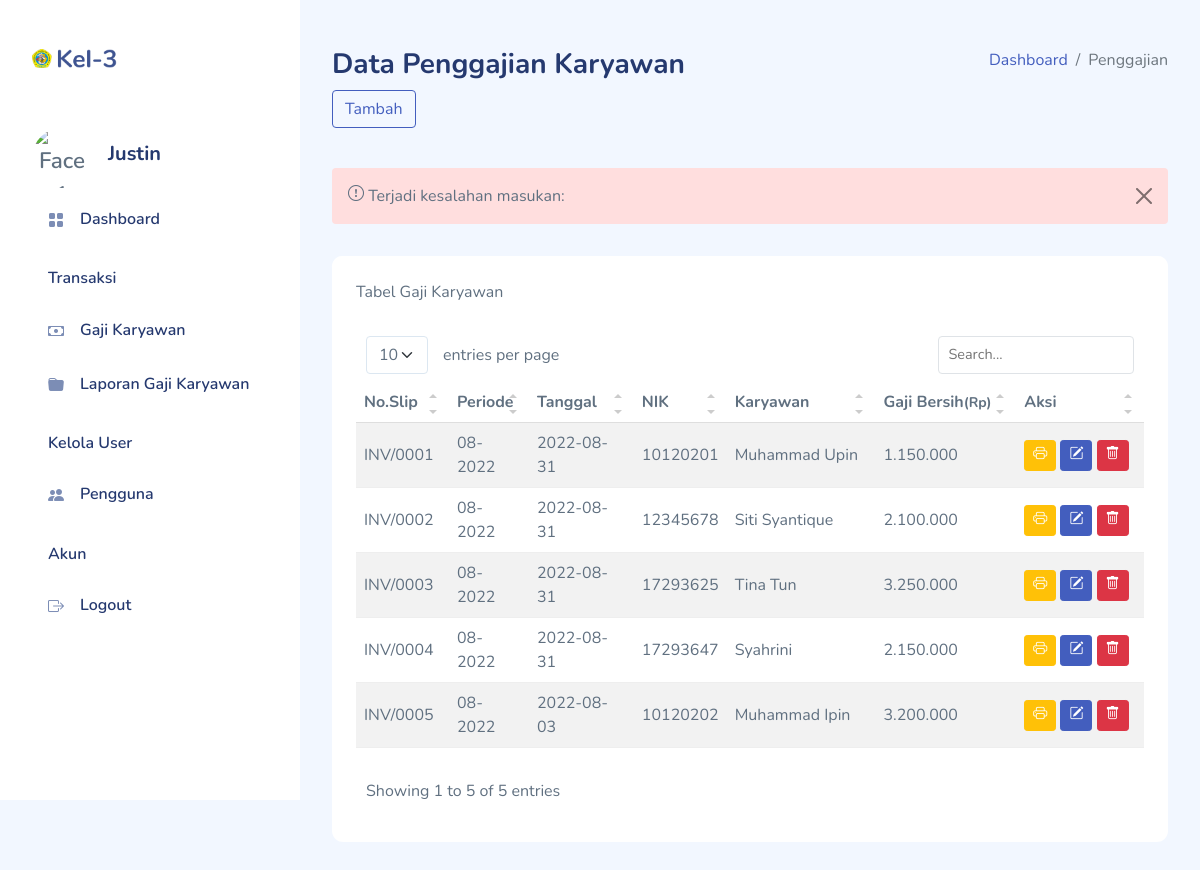
The page /pages/penggajian.php?error=input (signed in) on the database its author committed.
### tables this page shows
CREATE TABLE `penggajian` (
  `no_slip` varchar(11) NOT NULL,
  `periode_gaji` date NOT NULL,
  `tanggal` date NOT NULL,
  `kode_karyawan` varchar(8) NOT NULL,
  `gaji_pokok` double NOT NULL,
  `tunjangan_bagian` double NOT NULL,
  `total_lembur` int(3) NOT NULL,
  `total_gaji` double NOT NULL,
  `kode_user` varchar(8) NOT NULL
);

CREATE TABLE `karyawan` (
  `kode_karyawan` varchar(8) NOT NULL,
  `nik` char(8) NOT NULL,
  `nama` varchar(50) NOT NULL,
  `kode_bagian` varchar(8) NOT NULL,
  `jk` enum('L','P') NOT NULL,
  `alamat` text NOT NULL,
  `no_telp` varchar(13) NOT NULL,
  `tanggal_lahir` date NOT NULL,
  `status_kawin` enum('kawin','belum_kawin') NOT NULL,
  `tanggal_masuk` date NOT NULL
);

### pages/penggajian.php (the view, shortened to what this page needs)
<?php
include_once("functions.php");
include_once("../layout.php");
?>
<div id="main">
    <div class="page-heading">
        <div class="page-title">
            <div class="row">
                <div class="col-12 col-md-6 order-md-1 order-last">
                    <h3>Data Penggajian Karyawan</h3>
                </div>
                <div class="col-12 col-md-6 order-md-2 order-first">
                    <nav aria-label="breadcrumb" class="breadcrumb-header float-start float-lg-end">
                        <ol class="breadcrumb">
                            <li class="breadcrumb-item"><a href="dashboard.php">Dashboard</a></li>
                            <li class="breadcrumb-item active" aria-current="page">Penggajian</li>
                        </ol>
                    </nav>
                </div>
            </div>
        </div>
        <button type="button" class="btn btn-outline-primary block" data-bs-toggle="modal" data-bs-target="#xlarge">
            Tambah
        </button>
        <br><br>
        <p>
            <?php
                if(isset($_GET["error"]))
                {
                    $error = $_GET["error"];
                    if($error == "koneksi")
                        showError("Koneksi Gagal.");
                    else if($error == "proses")
                        showError("Terjadi kesalahan proses, silahkan coba lagi.");
                    else if($error == "input")
                        showError("Terjadi kesalahan masukan:<br>".$_SESSION["salahinputgaji"]);
                }
            ?>
        </p>
        </div>
        <section class="section">
            <div class="card">
                <div class="card-header">
                    Tabel Gaji Karyawan
                </div>
                <div class="card-body">
                    <table class="table table-striped" id="table1">
                        <thead>
                            <tr>
                                <th>No.Slip</th>
                                <th>Periode</th>
                                <th>Tanggal</th>
                                <th>NIK</th>
                                <th>Karyawan</th>
                                <th>Gaji Bersih<small>(Rp)</small></th>
                                <th>Aksi</th>
                            </tr>
                        </thead>
                        <tbody>
                        <?php
                        $db = dbConnect();
                        if($db->connect_errno==0)
                        {
                            $sql = "SELECT a.*,b.nik,b.nama as karyawan
                                    FROM penggajian as a
                                    INNER JOIN karyawan as b ON a.kode_karyawan=b.kode_karyawan";
                            $res = $db->query($sql);
                            if($res)
                            {
                                $data = $res->fetch_all(MYSQLI_ASSOC);
                                foreach($data as $row)
                                {
                                    ?>
                                    <tr>
                                    <td><?php echo $row["no_slip"] ?></td>
                                    <td><?php echo date('m-Y', strtotime($row["periode_gaji"])) ?></td>
                                    <td><?php echo $row["tanggal"] ?></td>
                                    <td><?php echo $row["nik"] ?></td>
                                    <td><?php echo $row["karyawan"] ?></td>
                                    <td><?php echo number_format($row["total_gaji"],0,',','.') ?></td>
                                    <td>
                                        <a href="penggajian-cetak-slip.php?no_slip=<?php echo $row["no_slip"] ?>" target="_blank" class="btn btn-sm btn-warning"><i class="bi bi-printer"></i></a>
                                        <a href="penggajian-form-edit.php?no_slip=<?php echo $row["no_slip"] ?>" class="btn btn-sm btn-primary"><i class="bi bi-pencil-square"></i></a>
                                        <a href="penggajian-form-hapus.php?no_slip=<?php echo $row["no_slip"] ?>" class="btn btn-sm btn-danger"><i class="bi bi-trash"></i></a>
                                    </td>
                                </tr>
                                    <?php
                                }
                            }
                        }
                        ?>
                        </tbody>
                    </table>
                </div>
            </div>
        </section>
    </div>

### assets/css/app.css (style rules this page uses)
.btn i,.btn svg { height:16px;width:16px }
.btn.btn-danger,.btn.btn-info,.btn.btn-primary,.btn.btn-secondary,.btn.btn-success,.btn.btn-warning { color:#fff }
.card { border:none;margin-bottom:2.2rem }
.card .card-header { border:none }
.card .card-header~.card-body { padding-top:0 }
.card .card-body { padding:1.5rem }
.dataTable-table td,.dataTable-table thead th,.table td,.table thead th { vertical-align:middle }
.dataTable-table:not(.table-borderless) thead th,.table:not(.table-borderless) thead th { border-bottom:1px solid #dedede!important }
.bi { height:1rem;width:1rem }
#main { margin-left:300px;padding:2rem }
.page-heading { margin:0 0 2rem }
.page-heading h3 { font-weight:700 }
a { text-decoration:none }

### rows shown on the page
penggajian: no_slip "INV/0001", periode_gaji "08-2022", tanggal "2022-08-31", kode_karyawan.nik "10120201", kode_karyawan.nama "Muhammad Upin", total_gaji "1.150.000"
penggajian: no_slip "INV/0002", periode_gaji "08-2022", tanggal "2022-08-31", kode_karyawan.nik "12345678", kode_karyawan.nama "Siti Syantique", total_gaji "2.100.000"
penggajian: no_slip "INV/0003", periode_gaji "08-2022", tanggal "2022-08-31", kode_karyawan.nik "17293625", kode_karyawan.nama "Tina Tun", total_gaji "3.250.000"
penggajian: no_slip "INV/0004", periode_gaji "08-2022", tanggal "2022-08-31", kode_karyawan.nik "17293647", kode_karyawan.nama "Syahrini", total_gaji "2.150.000"
penggajian: no_slip "INV/0005", periode_gaji "08-2022", tanggal "2022-08-03", kode_karyawan.nik "10120202", kode_karyawan.nama "Muhammad Ipin", total_gaji "3.200.000"

### other values the page prints
$_SESSION["nama"] "Justin"
$msg "Terjadi kesalahan masukan:"
